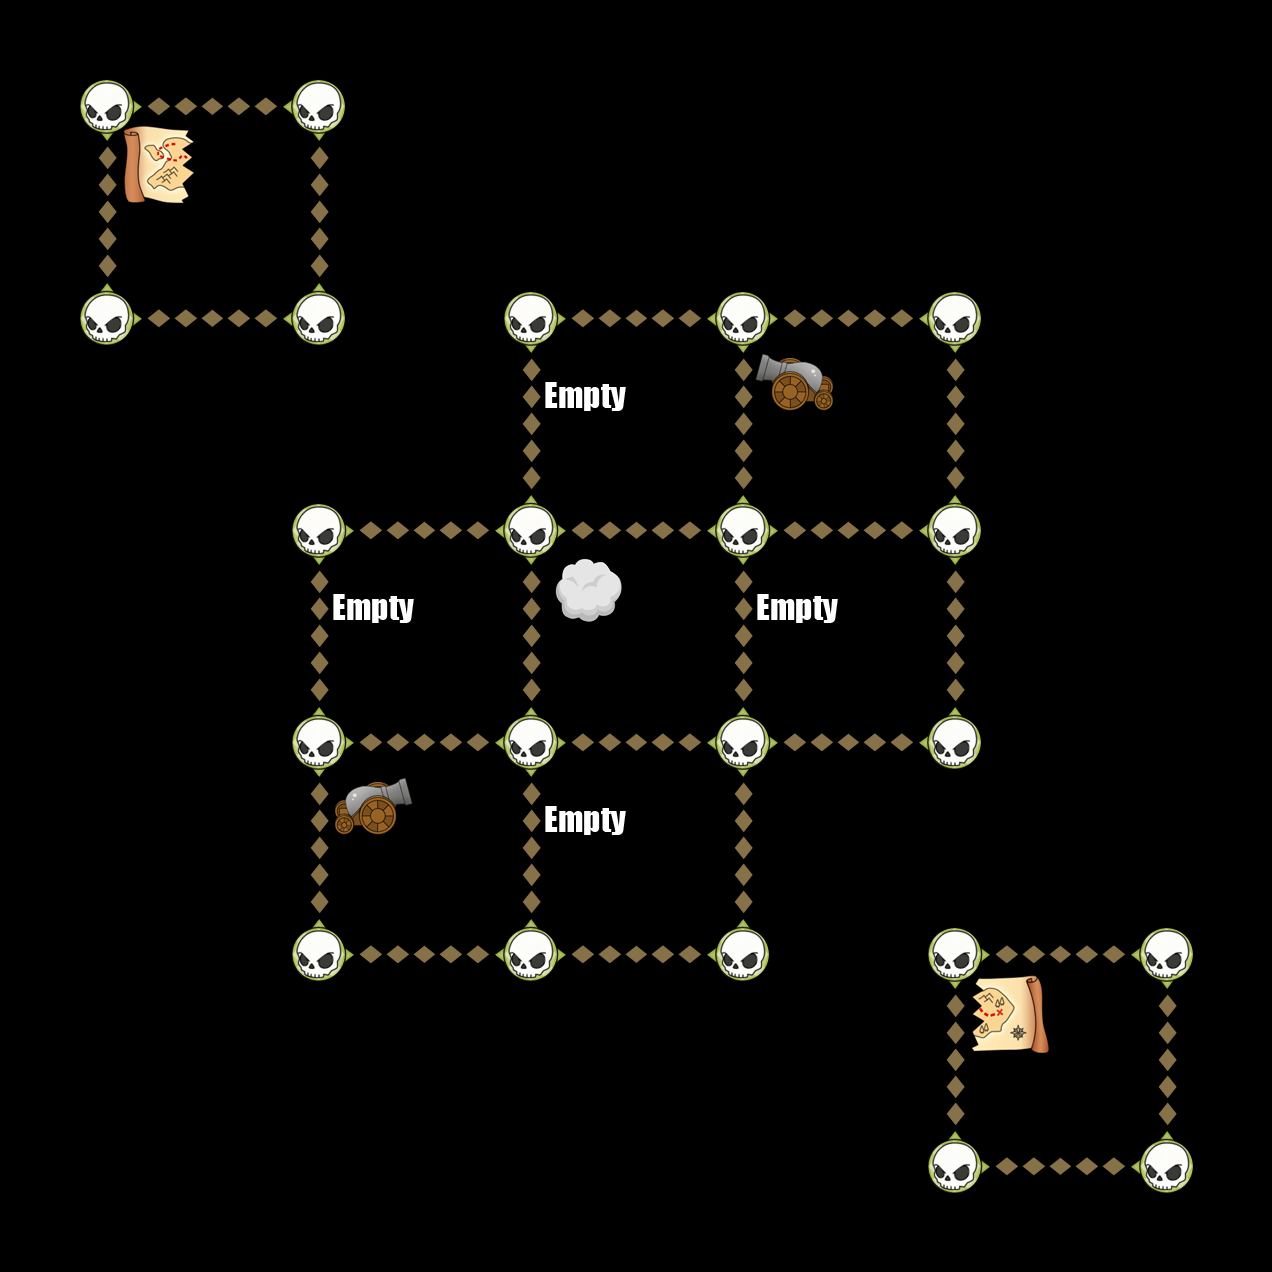

Tiled map render using the project's own tile images. Description and the map definition, with tile-layer contents summarised, below:
An orthogonal 6x6 tile map with 212x212 px tiles, 6 tile layers (Down, Up, Left, Right, ...).

<map version="1.0" orientation="orthogonal" width="6" height="6" tilewidth="212" tileheight="212">
 <tileset firstgid="1" name="TileGraphic_Final-ipadhd" tilewidth="212" tileheight="212">
  <image source="TileGraphic_Final-ipadhd.png" width="636" height="1060" />
  <tile id="0">
   <properties>
    <property name="LineFilled" value="True" />
   </properties>
  </tile>
  <tile id="2">
   <properties>
    <property name="Item" value="TreasureBox" />
   </properties>
  </tile>
  <tile id="4">
   <properties>
    <property name="RowFilled" value="True" />
   </properties>
  </tile>
  <tile id="6">
   <properties>
    <property name="Item" value="CannonLeft" />
   </properties>
  </tile>
  <tile id="7">
   <properties>
    <property name="Item" value="ShipRight" />
   </properties>
  </tile>
  <tile id="8">
   <properties>
    <property name="Item" value="MapOne" />
   </properties>
  </tile>
  <tile id="9">
   <properties>
    <property name="Item" value="CannonRight" />
   </properties>
  </tile>
  <tile id="10">
   <properties>
    <property name="Item" value="ShipLeft" />
   </properties>
  </tile>
  <tile id="11">
   <properties>
    <property name="Item" value="MapTwo" />
   </properties>
  </tile>
  <tile id="12">
   <properties>
    <property name="Item" value="Empty" />
   </properties>
  </tile>
  <tile id="13">
   <properties>
    <property name="Item" value="Skull" />
   </properties>
  </tile>
  <tile id="14">
   <properties>
    <property name="Item" value="Fog" />
   </properties>
  </tile>
 </tileset>
 <layer name="Down" width="6" height="6">
  <data>[36 cells, 14 non-empty, 1 distinct tile ids]</data>
 </layer>
 <layer name="Up" width="6" height="6">
  <data>[36 cells, 14 non-empty, 1 distinct tile ids]</data>
 </layer>
 <layer name="Left" width="6" height="6">
  <data>[36 cells, 14 non-empty, 1 distinct tile ids]</data>
 </layer>
 <layer name="Right" width="6" height="6">
  <data>[36 cells, 14 non-empty, 1 distinct tile ids]</data>
 </layer>
 <layer name="Dots" width="6" height="6">
  <data>[36 cells, 22 non-empty, 1 distinct tile ids]</data>
 </layer>
 <layer name="Items" width="6" height="6">
  <data>[36 cells, 9 non-empty, 6 distinct tile ids]</data>
 </layer>
</map>
